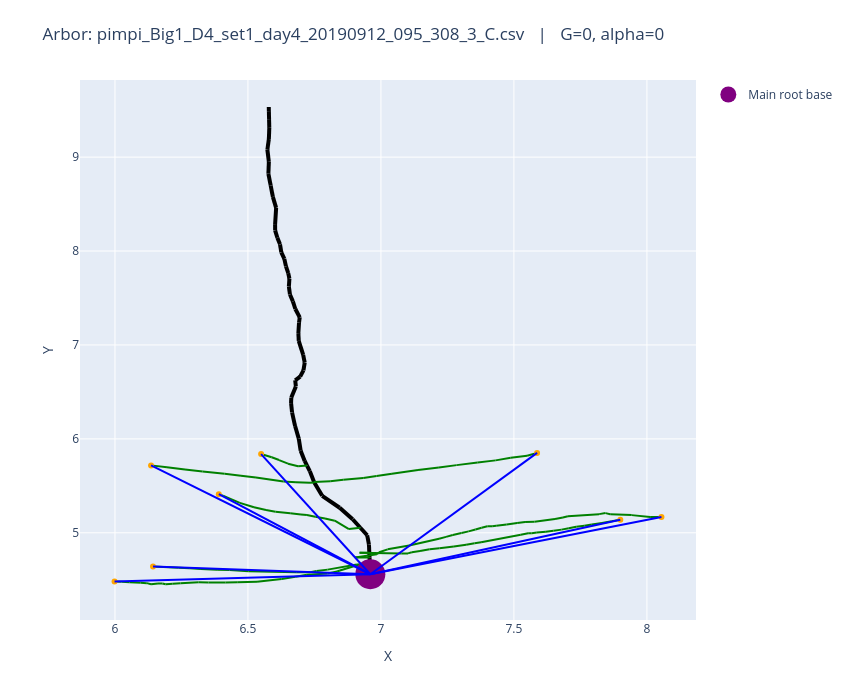

Notebook code cell kept with this figure:
### Code cell
fname = "pimpi_Big1_D4_set1_day4_20190912_095_308_3_C.csv"
plot_arbors(fname, 0, 0)

### Figure 1 — Plotly figure (JSON) as saved in the notebook; plotly's stock layout.template omitted (floating-point values rounded to 4 significant figures)
{"data": [{"line": {"color": "black", "width": 4}, "mode": "lines", "showlegend": false, "type": "scatter", "x": [6.96, 6.958], "y": [4.559, 4.663]}, {"line": {"color": "black", "width": 4}, "mode": "lines", "showlegend": false, "type": "scatter", "x": [6.958, 6.958], "y": [4.663, 4.667]}, {"line": {"color": "black", "width": 4}, "mode": "lines", "showlegend": false, "type": "scatter", "x": [6.958, 6.957], "y": [4.667, 4.737]}, {"line": {"color": "black", "width": 4}, "mode": "lines", "showlegend": false, "type": "scatter", "x": [6.957, 6.956], "y": [4.737, 4.787]}, {"line": {"color": "black", "width": 4}, "mode": "lines", "showlegend": false, "type": "scatter", "x": [6.956, 6.955], "y": [4.787, 4.874]}, {"line": {"color": "black", "width": 4}, "mode": "lines", "showlegend": false, "type": "scatter", "x": [6.955, 6.948], "y": [4.874, 4.974]}, {"line": {"color": "black", "width": 4}, "mode": "lines", "showlegend": false, "type": "scatter", "x": [6.948, 6.923], "y": [4.974, 5.054]}, {"line": {"color": "black", "width": 4}, "mode": "lines", "showlegend": false, "type": "scatter", "x": [6.923, 6.894], "y": [5.054, 5.144]}, {"line": {"color": "black", "width": 4}, "mode": "lines", "showlegend": false, "type": "scatter", "x": [6.894, 6.845], "y": [5.144, 5.267]}, {"line": {"color": "black", "width": 4}, "mode": "lines", "showlegend": false, "type": "scatter", "x": [6.845, 6.779], "y": [5.267, 5.394]}, {"line": {"color": "black", "width": 4}, "mode": "lines", "showlegend": false, "type": "scatter", "x": [6.779, 6.749], "y": [5.394, 5.536]}, {"line": {"color": "black", "width": 4}, "mode": "lines", "showlegend": false, "type": "scatter", "x": [6.749, 6.749], "y": [5.536, 5.541]}, {"line": {"color": "black", "width": 4}, "mode": "lines", "showlegend": false, "type": "scatter", "x": [6.749, 6.733], "y": [5.541, 5.657]}, {"line": {"color": "black", "width": 4}, "mode": "lines", "showlegend": false, "type": "scatter", "x": [6.733, 6.722], "y": [5.657, 5.715]}, {"line": {"color": "black", "width": 4}, "mode": "lines", "showlegend": false, "type": "scatter", "x": [6.722, 6.713], "y": [5.715, 5.765]}, {"line": {"color": "black", "width": 4}, "mode": "lines", "showlegend": false, "type": "scatter", "x": [6.713, 6.698], "y": [5.765, 5.874]}, {"line": {"color": "black", "width": 4}, "mode": "lines", "showlegend": false, "type": "scatter", "x": [6.698, 6.691], "y": [5.874, 6.003]}, {"line": {"color": "black", "width": 4}, "mode": "lines", "showlegend": false, "type": "scatter", "x": [6.691, 6.677], "y": [6.003, 6.137]}, {"line": {"color": "black", "width": 4}, "mode": "lines", "showlegend": false, "type": "scatter", "x": [6.677, 6.666], "y": [6.137, 6.283]}, {"line": {"color": "black", "width": 4}, "mode": "lines", "showlegend": false, "type": "scatter", "x": [6.666, 6.662], "y": [6.283, 6.381]}, {"line": {"color": "black", "width": 4}, "mode": "lines", "showlegend": false, "type": "scatter", "x": [6.662, 6.663], "y": [6.381, 6.441]}, {"line": {"color": "black", "width": 4}, "mode": "lines", "showlegend": false, "type": "scatter", "x": [6.663, 6.68], "y": [6.441, 6.559]}, {"line": {"color": "black", "width": 4}, "mode": "lines", "showlegend": false, "type": "scatter", "x": [6.68, 6.678], "y": [6.559, 6.624]}, {"line": {"color": "black", "width": 4}, "mode": "lines", "showlegend": false, "type": "scatter", "x": [6.678, 6.696], "y": [6.624, 6.663]}, {"line": {"color": "black", "width": 4}, "mode": "lines", "showlegend": false, "type": "scatter", "x": [6.696, 6.709], "y": [6.663, 6.729]}, {"line": {"color": "black", "width": 4}, "mode": "lines", "showlegend": false, "type": "scatter", "x": [6.709, 6.713], "y": [6.729, 6.812]}, {"line": {"color": "black", "width": 4}, "mode": "lines", "showlegend": false, "type": "scatter", "x": [6.713, 6.708], "y": [6.812, 6.895]}, {"line": {"color": "black", "width": 4}, "mode": "lines", "showlegend": false, "type": "scatter", "x": [6.708, 6.691], "y": [6.895, 7.042]}, {"line": {"color": "black", "width": 4}, "mode": "lines", "showlegend": false, "type": "scatter", "x": [6.691, 6.69], "y": [7.042, 7.127]}, {"line": {"color": "black", "width": 4}, "mode": "lines", "showlegend": false, "type": "scatter", "x": [6.69, 6.692], "y": [7.127, 7.236]}, {"line": {"color": "black", "width": 4}, "mode": "lines", "showlegend": false, "type": "scatter", "x": [6.692, 6.695], "y": [7.236, 7.294]}, {"line": {"color": "black", "width": 4}, "mode": "lines", "showlegend": false, "type": "scatter", "x": [6.695, 6.678], "y": [7.294, 7.383]}, {"line": {"color": "black", "width": 4}, "mode": "lines", "showlegend": false, "type": "scatter", "x": [6.678, 6.669], "y": [7.383, 7.465]}, {"line": {"color": "black", "width": 4}, "mode": "lines", "showlegend": false, "type": "scatter", "x": [6.669, 6.658], "y": [7.465, 7.537]}, {"line": {"color": "black", "width": 4}, "mode": "lines", "showlegend": false, "type": "scatter", "x": [6.658, 6.654], "y": [7.537, 7.623]}, {"line": {"color": "black", "width": 4}, "mode": "lines", "showlegend": false, "type": "scatter", "x": [6.654, 6.656], "y": [7.623, 7.705]}, {"line": {"color": "black", "width": 4}, "mode": "lines", "showlegend": false, "type": "scatter", "x": [6.656, 6.651], "y": [7.705, 7.765]}, {"line": {"color": "black", "width": 4}, "mode": "lines", "showlegend": false, "type": "scatter", "x": [6.651, 6.643], "y": [7.765, 7.837]}, {"line": {"color": "black", "width": 4}, "mode": "lines", "showlegend": false, "type": "scatter", "x": [6.643, 6.637], "y": [7.837, 7.916]}, {"line": {"color": "black", "width": 4}, "mode": "lines", "showlegend": false, "type": "scatter", "x": [6.637, 6.625], "y": [7.916, 7.986]}, {"line": {"color": "black", "width": 4}, "mode": "lines", "showlegend": false, "type": "scatter", "x": [6.625, 6.621], "y": [7.986, 8.071]}, {"line": {"color": "black", "width": 4}, "mode": "lines", "showlegend": false, "type": "scatter", "x": [6.621, 6.611], "y": [8.071, 8.141]}, {"line": {"color": "black", "width": 4}, "mode": "lines", "showlegend": false, "type": "scatter", "x": [6.611, 6.602], "y": [8.141, 8.22]}, {"line": {"color": "black", "width": 4}, "mode": "lines", "showlegend": false, "type": "scatter", "x": [6.602, 6.602], "y": [8.22, 8.279]}, {"line": {"color": "black", "width": 4}, "mode": "lines", "showlegend": false, "type": "scatter", "x": [6.602, 6.606], "y": [8.279, 8.46]}, {"line": {"color": "black", "width": 4}, "mode": "lines", "showlegend": false, "type": "scatter", "x": [6.606, 6.594], "y": [8.46, 8.577]}, {"line": {"color": "black", "width": 4}, "mode": "lines", "showlegend": false, "type": "scatter", "x": [6.594, 6.586], "y": [8.577, 8.696]}, {"line": {"color": "black", "width": 4}, "mode": "lines", "showlegend": false, "type": "scatter", "x": [6.586, 6.577], "y": [8.696, 8.823]}, {"line": {"color": "black", "width": 4}, "mode": "lines", "showlegend": false, "type": "scatter", "x": [6.577, 6.579], "y": [8.823, 8.951]}, {"line": {"color": "black", "width": 4}, "mode": "lines", "showlegend": false, "type": "scatter", "x": [6.579, 6.573], "y": [8.951, 9.079]}, {"line": {"color": "black", "width": 4}, "mode": "lines", "showlegend": false, "type": "scatter", "x": [6.573, 6.579], "y": [9.079, 9.193]}, {"line": {"color": "black", "width": 4}, "mode": "lines", "showlegend": false, "type": "scatter", "x": [6.579, 6.58], "y": [9.193, 9.311]}, {"line": {"color": "black", "width": 4}, "mode": "lines", "showlegend": false, "type": "scatter", "x": [6.58, 6.579], "y": [9.311, 9.405]}, {"line": {"color": "black", "width": 4}, "mode": "lines", "showlegend": false, "type": "scatter", "x": [6.579, 6.579], "y": [9.405, 9.489]}, {"line": {"color": "black", "width": 4}, "mode": "lines", "showlegend": false, "type": "scatter", "x": [6.579, 6.578], "y": [9.489, 9.534]}, {"line": {"color": "green", "width": 2}, "mode": "lines", "showlegend": false, "type": "scatter", "x": [8.055, 8.012], "y": [5.169, 5.168]}, {"line": {"color": "green", "width": 2}, "mode": "lines", "showlegend": false, "type": "scatter", "x": [8.012, 7.943], "y": [5.168, 5.188]}, {"line": {"color": "green", "width": 2}, "mode": "lines", "showlegend": false, "type": "scatter", "x": [7.943, 7.862], "y": [5.188, 5.198]}, {"line": {"color": "green", "width": 2}, "mode": "lines", "showlegend": false, "type": "scatter", "x": [7.862, 7.844], "y": [5.198, 5.21]}, {"line": {"color": "green", "width": 2}, "mode": "lines", "showlegend": false, "type": "scatter", "x": [7.844, 7.82], "y": [5.21, 5.199]}, {"line": {"color": "green", "width": 2}, "mode": "lines", "showlegend": false, "type": "scatter", "x": [7.82, 7.703], "y": [5.199, 5.175]}, {"line": {"color": "green", "width": 2}, "mode": "lines", "showlegend": false, "type": "scatter", "x": [7.703, 7.684], "y": [5.175, 5.163]}, {"line": {"color": "green", "width": 2}, "mode": "lines", "showlegend": false, "type": "scatter", "x": [7.684, 7.655], "y": [5.163, 5.148]}, {"line": {"color": "green", "width": 2}, "mode": "lines", "showlegend": false, "type": "scatter", "x": [7.655, 7.577], "y": [5.148, 5.119]}, {"line": {"color": "green", "width": 2}, "mode": "lines", "showlegend": false, "type": "scatter", "x": [7.577, 7.542], "y": [5.119, 5.115]}, {"line": {"color": "green", "width": 2}, "mode": "lines", "showlegend": false, "type": "scatter", "x": [7.542, 7.512], "y": [5.115, 5.104]}, {"line": {"color": "green", "width": 2}, "mode": "lines", "showlegend": false, "type": "scatter", "x": [7.512, 7.473], "y": [5.104, 5.089]}, {"line": {"color": "green", "width": 2}, "mode": "lines", "showlegend": false, "type": "scatter", "x": [7.473, 7.433], "y": [5.089, 5.075]}, {"line": {"color": "green", "width": 2}, "mode": "lines", "showlegend": false, "type": "scatter", "x": [7.433, 7.418], "y": [5.075, 5.069]}, {"line": {"color": "green", "width": 2}, "mode": "lines", "showlegend": false, "type": "scatter", "x": [7.418, 7.4], "y": [5.069, 5.07]}, {"line": {"color": "green", "width": 2}, "mode": "lines", "showlegend": false, "type": "scatter", "x": [7.4, 7.379], "y": [5.07, 5.054]}, {"line": {"color": "green", "width": 2}, "mode": "lines", "showlegend": false, "type": "scatter", "x": [7.379, 7.355], "y": [5.054, 5.035]}, {"line": {"color": "green", "width": 2}, "mode": "lines", "showlegend": false, "type": "scatter", "x": [7.355, 7.33], "y": [5.035, 5.015]}, {"line": {"color": "green", "width": 2}, "mode": "lines", "showlegend": false, "type": "scatter", "x": [7.33, 7.303], "y": [5.015, 4.997]}, {"line": {"color": "green", "width": 2}, "mode": "lines", "showlegend": false, "type": "scatter", "x": [7.303, 7.27], "y": [4.997, 4.977]}, {"line": {"color": "green", "width": 2}, "mode": "lines", "showlegend": false, "type": "scatter", "x": [7.27, 7.245], "y": [4.977, 4.957]}, {"line": {"color": "green", "width": 2}, "mode": "lines", "showlegend": false, "type": "scatter", "x": [7.245, 7.219], "y": [4.957, 4.938]}, {"line": {"color": "green", "width": 2}, "mode": "lines", "showlegend": false, "type": "scatter", "x": [7.219, 7.106], "y": [4.938, 4.864]}, {"line": {"color": "green", "width": 2}, "mode": "lines", "showlegend": false, "type": "scatter", "x": [7.106, 7.025], "y": [4.864, 4.824]}, {"line": {"color": "green", "width": 2}, "mode": "lines", "showlegend": false, "type": "scatter", "x": [7.025, 6.993], "y": [4.824, 4.793]}, {"line": {"color": "green", "width": 2}, "mode": "lines", "showlegend": false, "type": "scatter", "x": [6.993, 6.985], "y": [4.793, 4.773]}, {"line": {"color": "green", "width": 2}, "mode": "lines", "showlegend": false, "type": "scatter", "x": [6.985, 6.903], "y": [4.773, 4.736]}, {"line": {"color": "green", "width": 2}, "mode": "lines", "showlegend": false, "type": "scatter", "x": [6.903, 6.957], "y": [4.736, 4.737]}, {"line": {"color": "green", "width": 2}, "mode": "lines", "showlegend": false, "type": "scatter", "x": [7.9, 7.868], "y": [5.139, 5.123]}, {"line": {"color": "green", "width": 2}, "mode": "lines", "showlegend": false, "type": "scatter", "x": [7.868, 7.831], "y": [5.123, 5.105]}, {"line": {"color": "green", "width": 2}, "mode": "lines", "showlegend": false, "type": "scatter", "x": [7.831, 7.793], "y": [5.105, 5.087]}, {"line": {"color": "green", "width": 2}, "mode": "lines", "showlegend": false, "type": "scatter", "x": [7.793, 7.765], "y": [5.087, 5.074]}, {"line": {"color": "green", "width": 2}, "mode": "lines", "showlegend": false, "type": "scatter", "x": [7.765, 7.734], "y": [5.074, 5.064]}, {"line": {"color": "green", "width": 2}, "mode": "lines", "showlegend": false, "type": "scatter", "x": [7.734, 7.706], "y": [5.064, 5.048]}, {"line": {"color": "green", "width": 2}, "mode": "lines", "showlegend": false, "type": "scatter", "x": [7.706, 7.679], "y": [5.048, 5.034]}, {"line": {"color": "green", "width": 2}, "mode": "lines", "showlegend": false, "type": "scatter", "x": [7.679, 7.649], "y": [5.034, 5.022]}, {"line": {"color": "green", "width": 2}, "mode": "lines", "showlegend": false, "type": "scatter", "x": [7.649, 7.62], "y": [5.022, 5.012]}, {"line": {"color": "green", "width": 2}, "mode": "lines", "showlegend": false, "type": "scatter", "x": [7.62, 7.586], "y": [5.012, 5.002]}, {"line": {"color": "green", "width": 2}, "mode": "lines", "showlegend": false, "type": "scatter", "x": [7.586, 7.567], "y": [5.002, 4.996]}, {"line": {"color": "green", "width": 2}, "mode": "lines", "showlegend": false, "type": "scatter", "x": [7.567, 7.554], "y": [4.996, 4.995]}, {"line": {"color": "green", "width": 2}, "mode": "lines", "showlegend": false, "type": "scatter", "x": [7.554, 7.526], "y": [4.995, 4.979]}, {"line": {"color": "green", "width": 2}, "mode": "lines", "showlegend": false, "type": "scatter", "x": [7.526, 7.377], "y": [4.979, 4.9]}, {"line": {"color": "green", "width": 2}, "mode": "lines", "showlegend": false, "type": "scatter", "x": [7.377, 7.352], "y": [4.9, 4.889]}, {"line": {"color": "green", "width": 2}, "mode": "lines", "showlegend": false, "type": "scatter", "x": [7.352, 7.32], "y": [4.889, 4.872]}, {"line": {"color": "green", "width": 2}, "mode": "lines", "showlegend": false, "type": "scatter", "x": [7.32, 7.274], "y": [4.872, 4.854]}, {"line": {"color": "green", "width": 2}, "mode": "lines", "showlegend": false, "type": "scatter", "x": [7.274, 7.22], "y": [4.854, 4.835]}, {"line": {"color": "green", "width": 2}, "mode": "lines", "showlegend": false, "type": "scatter", "x": [7.22, 7.183], "y": [4.835, 4.824]}, {"line": {"color": "green", "width": 2}, "mode": "lines", "showlegend": false, "type": "scatter", "x": [7.183, 7.147], "y": [4.824, 4.806]}, {"line": {"color": "green", "width": 2}, "mode": "lines", "showlegend": false, "type": "scatter", "x": [7.147, 7.116], "y": [4.806, 4.792]}, {"line": {"color": "green", "width": 2}, "mode": "lines", "showlegend": false, "type": "scatter", "x": [7.116, 7.102], "y": [4.792, 4.781]}, {"line": {"color": "green", "width": 2}, "mode": "lines", "showlegend": false, "type": "scatter", "x": [7.102, 7.078], "y": [4.781, 4.78]}, {"line": {"color": "green", "width": 2}, "mode": "lines", "showlegend": false, "type": "scatter", "x": [7.078, 6.92], "y": [4.78, 4.787]}, {"line": {"color": "green", "width": 2}, "mode": "lines", "showlegend": false, "type": "scatter", "x": [6.92, 6.956], "y": [4.787, 4.787]}, {"line": {"color": "green", "width": 2}, "mode": "lines", "showlegend": false, "type": "scatter", "x": [5.998, 6.025], "y": [4.482, 4.478]}, {"line": {"color": "green", "width": 2}, "mode": "lines", "showlegend": false, "type": "scatter", "x": [6.025, 6.055], "y": [4.478, 4.474]}, {"line": {"color": "green", "width": 2}, "mode": "lines", "showlegend": false, "type": "scatter", "x": [6.055, 6.097], "y": [4.474, 4.468]}, {"line": {"color": "green", "width": 2}, "mode": "lines", "showlegend": false, "type": "scatter", "x": [6.097, 6.12], "y": [4.468, 4.464]}, {"line": {"color": "green", "width": 2}, "mode": "lines", "showlegend": false, "type": "scatter", "x": [6.12, 6.136], "y": [4.464, 4.453]}, {"line": {"color": "green", "width": 2}, "mode": "lines", "showlegend": false, "type": "scatter", "x": [6.136, 6.162], "y": [4.453, 4.461]}, {"line": {"color": "green", "width": 2}, "mode": "lines", "showlegend": false, "type": "scatter", "x": [6.162, 6.178], "y": [4.461, 4.461]}, {"line": {"color": "green", "width": 2}, "mode": "lines", "showlegend": false, "type": "scatter", "x": [6.178, 6.191], "y": [4.461, 4.453]}, {"line": {"color": "green", "width": 2}, "mode": "lines", "showlegend": false, "type": "scatter", "x": [6.191, 6.217], "y": [4.453, 4.457]}, {"line": {"color": "green", "width": 2}, "mode": "lines", "showlegend": false, "type": "scatter", "x": [6.217, 6.247], "y": [4.457, 4.463]}, {"line": {"color": "green", "width": 2}, "mode": "lines", "showlegend": false, "type": "scatter", "x": [6.247, 6.315], "y": [4.463, 4.475]}, {"line": {"color": "green", "width": 2}, "mode": "lines", "showlegend": false, "type": "scatter", "x": [6.315, 6.352], "y": [4.475, 4.47]}, {"line": {"color": "green", "width": 2}, "mode": "lines", "showlegend": false, "type": "scatter", "x": [6.352, 6.415], "y": [4.47, 4.471]}, {"line": {"color": "green", "width": 2}, "mode": "lines", "showlegend": false, "type": "scatter", "x": [6.415, 6.46], "y": [4.471, 4.474]}, {"line": {"color": "green", "width": 2}, "mode": "lines", "showlegend": false, "type": "scatter", "x": [6.46, 6.534], "y": [4.474, 4.479]}, {"line": {"color": "green", "width": 2}, "mode": "lines", "showlegend": false, "type": "scatter", "x": [6.534, 6.627], "y": [4.479, 4.508]}, {"line": {"color": "green", "width": 2}, "mode": "lines", "showlegend": false, "type": "scatter", "x": [6.627, 6.678], "y": [4.508, 4.532]}, {"line": {"color": "green", "width": 2}, "mode": "lines", "showlegend": false, "type": "scatter", "x": [6.678, 6.722], "y": [4.532, 4.553]}, {"line": {"color": "green", "width": 2}, "mode": "lines", "showlegend": false, "type": "scatter", "x": [6.722, 6.799], "y": [4.553, 4.566]}, {"line": {"color": "green", "width": 2}, "mode": "lines", "showlegend": false, "type": "scatter", "x": [6.799, 6.835], "y": [4.566, 4.587]}, {"line": {"color": "green", "width": 2}, "mode": "lines", "showlegend": false, "type": "scatter", "x": [6.835, 6.846], "y": [4.587, 4.598]}, {"line": {"color": "green", "width": 2}, "mode": "lines", "showlegend": false, "type": "scatter", "x": [6.846, 6.923], "y": [4.598, 4.666]}, {"line": {"color": "green", "width": 2}, "mode": "lines", "showlegend": false, "type": "scatter", "x": [6.923, 6.958], "y": [4.666, 4.667]}, {"line": {"color": "green", "width": 2}, "mode": "lines", "showlegend": false, "type": "scatter", "x": [7.587, 7.549], "y": [5.851, 5.821]}, {"line": {"color": "green", "width": 2}, "mode": "lines", "showlegend": false, "type": "scatter", "x": [7.549, 7.488], "y": [5.821, 5.798]}, {"line": {"color": "green", "width": 2}, "mode": "lines", "showlegend": false, "type": "scatter", "x": [7.488, 7.431], "y": [5.798, 5.771]}, {"line": {"color": "green", "width": 2}, "mode": "lines", "showlegend": false, "type": "scatter", "x": [7.431, 7.364], "y": [5.771, 5.75]}, {"line": {"color": "green", "width": 2}, "mode": "lines", "showlegend": false, "type": "scatter", "x": [7.364, 7.285], "y": [5.75, 5.721]}, {"line": {"color": "green", "width": 2}, "mode": "lines", "showlegend": false, "type": "scatter", "x": [7.285, 7.218], "y": [5.721, 5.694]}, {"line": {"color": "green", "width": 2}, "mode": "lines", "showlegend": false, "type": "scatter", "x": [7.218, 7.139], "y": [5.694, 5.669]}, {"line": {"color": "green", "width": 2}, "mode": "lines", "showlegend": false, "type": "scatter", "x": [7.139, 7.041], "y": [5.669, 5.629]}, {"line": {"color": "green", "width": 2}, "mode": "lines", "showlegend": false, "type": "scatter", "x": [7.041, 6.984], "y": [5.629, 5.605]}, {"line": {"color": "green", "width": 2}, "mode": "lines", "showlegend": false, "type": "scatter", "x": [6.984, 6.934], "y": [5.605, 5.584]}, {"line": {"color": "green", "width": 2}, "mode": "lines", "showlegend": false, "type": "scatter", "x": [6.934, 6.859], "y": [5.584, 5.564]}, {"line": {"color": "green", "width": 2}, "mode": "lines", "showlegend": false, "type": "scatter", "x": [6.859, 6.809], "y": [5.564, 5.55]}, {"line": {"color": "green", "width": 2}, "mode": "lines", "showlegend": false, "type": "scatter", "x": [6.809, 6.749], "y": [5.55, 5.541]}, {"line": {"color": "green", "width": 2}, "mode": "lines", "showlegend": false, "type": "scatter", "x": [6.136, 6.195], "y": [5.718, 5.699]}, {"line": {"color": "green", "width": 2}, "mode": "lines", "showlegend": false, "type": "scatter", "x": [6.195, 6.263], "y": [5.699, 5.673]}, {"line": {"color": "green", "width": 2}, "mode": "lines", "showlegend": false, "type": "scatter", "x": [6.263, 6.329], "y": [5.673, 5.653]}, {"line": {"color": "green", "width": 2}, "mode": "lines", "showlegend": false, "type": "scatter", "x": [6.329, 6.412], "y": [5.653, 5.63]}, {"line": {"color": "green", "width": 2}, "mode": "lines", "showlegend": false, "type": "scatter", "x": [6.412, 6.474], "y": [5.63, 5.608]}, {"line": {"color": "green", "width": 2}, "mode": "lines", "showlegend": false, "type": "scatter", "x": [6.474, 6.53], "y": [5.608, 5.589]}, {"line": {"color": "green", "width": 2}, "mode": "lines", "showlegend": false, "type": "scatter", "x": [6.53, 6.634], "y": [5.589, 5.545]}, {"line": {"color": "green", "width": 2}, "mode": "lines", "showlegend": false, "type": "scatter", "x": [6.634, 6.68], "y": [5.545, 5.538]}, {"line": {"color": "green", "width": 2}, "mode": "lines", "showlegend": false, "type": "scatter", "x": [6.68, 6.733], "y": [5.538, 5.533]}, {"line": {"color": "green", "width": 2}, "mode": "lines", "showlegend": false, "type": "scatter", "x": [6.733, 6.749], "y": [5.533, 5.536]}, {"line": {"color": "green", "width": 2}, "mode": "lines", "showlegend": false, "type": "scatter", "x": [6.39, 6.408], "y": [5.412, 5.393]}, {"line": {"color": "green", "width": 2}, "mode": "lines", "showlegend": false, "type": "scatter", "x": [6.408, 6.469], "y": [5.393, 5.318]}, {"line": {"color": "green", "width": 2}, "mode": "lines", "showlegend": false, "type": "scatter", "x": [6.469, 6.523], "y": [5.318, 5.271]}, {"line": {"color": "green", "width": 2}, "mode": "lines", "showlegend": false, "type": "scatter", "x": [6.523, 6.568], "y": [5.271, 5.243]}, {"line": {"color": "green", "width": 2}, "mode": "lines", "showlegend": false, "type": "scatter", "x": [6.568, 6.604], "y": [5.243, 5.225]}, {"line": {"color": "green", "width": 2}, "mode": "lines", "showlegend": false, "type": "scatter", "x": [6.604, 6.659], "y": [5.225, 5.209]}, {"line": {"color": "green", "width": 2}, "mode": "lines", "showlegend": false, "type": "scatter", "x": [6.659, 6.699], "y": [5.209, 5.196]}, {"line": {"color": "green", "width": 2}, "mode": "lines", "showlegend": false, "type": "scatter", "x": [6.699, 6.722], "y": [5.196, 5.189]}, {"line": {"color": "green", "width": 2}, "mode": "lines", "showlegend": false, "type": "scatter", "x": [6.722, 6.753], "y": [5.189, 5.171]}, {"line": {"color": "green", "width": 2}, "mode": "lines", "showlegend": false, "type": "scatter", "x": [6.753, 6.79], "y": [5.171, 5.153]}, {"line": {"color": "green", "width": 2}, "mode": "lines", "showlegend": false, "type": "scatter", "x": [6.79, 6.826], "y": [5.153, 5.129]}, {"line": {"color": "green", "width": 2}, "mode": "lines", "showlegend": false, "type": "scatter", "x": [6.826, 6.88], "y": [5.129, 5.04]}, {"line": {"color": "green", "width": 2}, "mode": "lines", "showlegend": false, "type": "scatter", "x": [6.88, 6.923], "y": [5.04, 5.054]}, {"line": {"color": "green", "width": 2}, "mode": "lines", "showlegend": false, "type": "scatter", "x": [6.143, 6.201], "y": [4.642, 4.634]}, {"line": {"color": "green", "width": 2}, "mode": "lines", "showlegend": false, "type": "scatter", "x": [6.201, 6.24], "y": [4.634, 4.629]}, {"line": {"color": "green", "width": 2}, "mode": "lines", "showlegend": false, "type": "scatter", "x": [6.24, 6.281], "y": [4.629, 4.622]}, {"line": {"color": "green", "width": 2}, "mode": "lines", "showlegend": false, "type": "scatter", "x": [6.281, 6.323], "y": [4.622, 4.616]}, {"line": {"color": "green", "width": 2}, "mode": "lines", "showlegend": false, "type": "scatter", "x": [6.323, 6.384], "y": [4.616, 4.606]}, {"line": {"color": "green", "width": 2}, "mode": "lines", "showlegend": false, "type": "scatter", "x": [6.384, 6.431], "y": [4.606, 4.604]}, {"line": {"color": "green", "width": 2}, "mode": "lines", "showlegend": false, "type": "scatter", "x": [6.431, 6.503], "y": [4.604, 4.59]}, {"line": {"color": "green", "width": 2}, "mode": "lines", "showlegend": false, "type": "scatter", "x": [6.503, 6.683], "y": [4.59, 4.58]}, {"line": {"color": "green", "width": 2}, "mode": "lines", "showlegend": false, "type": "scatter", "x": [6.683, 6.734], "y": [4.58, 4.581]}, {"line": {"color": "green", "width": 2}, "mode": "lines", "showlegend": false, "type": "scatter", "x": [6.734, 6.758], "y": [4.581, 4.592]}, {"line": {"color": "green", "width": 2}, "mode": "lines", "showlegend": false, "type": "scatter", "x": [6.758, 6.799], "y": [4.592, 4.608]}, {"line": {"color": "green", "width": 2}, "mode": "lines", "showlegend": false, "type": "scatter", "x": [6.799, 6.909], "y": [4.608, 4.662]}, {"line": {"color": "green", "width": 2}, "mode": "lines", "showlegend": false, "type": "scatter", "x": [6.909, 6.958], "y": [4.662, 4.663]}, {"line": {"color": "green", "width": 2}, "mode": "lines", "showlegend": false, "type": "scatter", "x": [6.549, 6.589], "y": [5.839, 5.804]}, {"line": {"color": "green", "width": 2}, "mode": "lines", "showlegend": false, "type": "scatter", "x": [6.589, 6.617], "y": [5.804, 5.775]}, {"line": {"color": "green", "width": 2}, "mode": "lines", "showlegend": false, "type": "scatter", "x": [6.617, 6.651], "y": [5.775, 5.736]}, {"line": {"color": "green", "width": 2}, "mode": "lines", "showlegend": false, "type": "scatter", "x": [6.651, 6.689], "y": [5.736, 5.709]}, {"line": {"color": "green", "width": 2}, "mode": "lines", "showlegend": false, "type": "scatter", "x": [6.689, 6.722], "y": [5.709, 5.715]}, {"marker": {"color": "orange"}, "mode": "markers", "showlegend": false, "type": "scatter", "x": [8.055], "y": [5.169]}, {"marker": {"color": "orange"}, "mode": "markers", "showlegend": false, "type": "scatter", "x": [7.9], "y": [5.139]}, {"marker": {"color": "orange"}, "mode": "markers", "showlegend": false, "type": "scatter", "x": [5.998], "y": [4.482]}, {"marker": {"color": "orange"}, "mode": "markers", "showlegend": false, "type": "scatter", "x": [7.587], "y": [5.851]}, {"marker": {"color": "orange"}, "mode": "markers", "showlegend": false, "type": "scatter", "x": [6.136], "y": [5.718]}, {"marker": {"color": "orange"}, "mode": "markers", "showlegend": false, "type": "scatter", "x": [6.39], "y": [5.412]}, {"marker": {"color": "orange"}, "mode": "markers", "showlegend": false, "type": "scatter", "x": [6.143], "y": [4.642]}, {"marker": {"color": "orange"}, "mode": "markers", "showlegend": false, "type": "scatter", "x": [6.549], "y": [5.839]}, {"marker": {"color": "purple", "size": 30}, "mode": "markers", "name": "Main root base", "type": "scatter", "x": [6.96], "y": [4.559]}, {"line": {"color": "blue"}, "mode": "lines", "showlegend": false, "type": "scatter", "x": [8.055, 6.96], "y": [5.169, 4.559]}, {"line": {"color": "blue"}, "mode": "lines", "showlegend": false, "type": "scatter", "x": [7.9, 6.96], "y": [5.139, 4.559]}, {"line": {"color": "blue"}, "mode": "lines", "showlegend": false, "type": "scatter", "x": [5.998, 6.96], "y": [4.482, 4.559]}, {"line": {"color": "blue"}, "mode": "lines", "showlegend": false, "type": "scatter", "x": [7.587, 6.96], "y": [5.851, 4.559]}, {"line": {"color": "blue"}, "mode": "lines", "showlegend": false, "type": "scatter", "x": [6.136, 6.96], "y": [5.718, 4.559]}, {"line": {"color": "blue"}, "mode": "lines", "showlegend": false, "type": "scatter", "x": [6.39, 6.96], "y": [5.412, 4.559]}, {"line": {"color": "blue"}, "mode": "lines", "showlegend": false, "type": "scatter", "x": [6.143, 6.96], "y": [4.642, 4.559]}, {"line": {"color": "blue"}, "mode": "lines", "showlegend": false, "type": "scatter", "x": [6.549, 6.96], "y": [5.839, 4.559]}], "layout": {"annotations": [{"font": {"size": 14}, "showarrow": false, "text": "", "x": 0.5, "xref": "paper", "y": -0.1, "yref": "paper"}], "height": 700, "margin": {"b": 80, "t": 80}, "title": {"text": "Arbor: pimpi_Big1_D4_set1_day4_20190912_095_308_3_C.csv   |   G=0, alpha=0"}, "width": 850, "xaxis": {"title": {"text": "X"}}, "yaxis": {"title": {"text": "Y"}}}}
